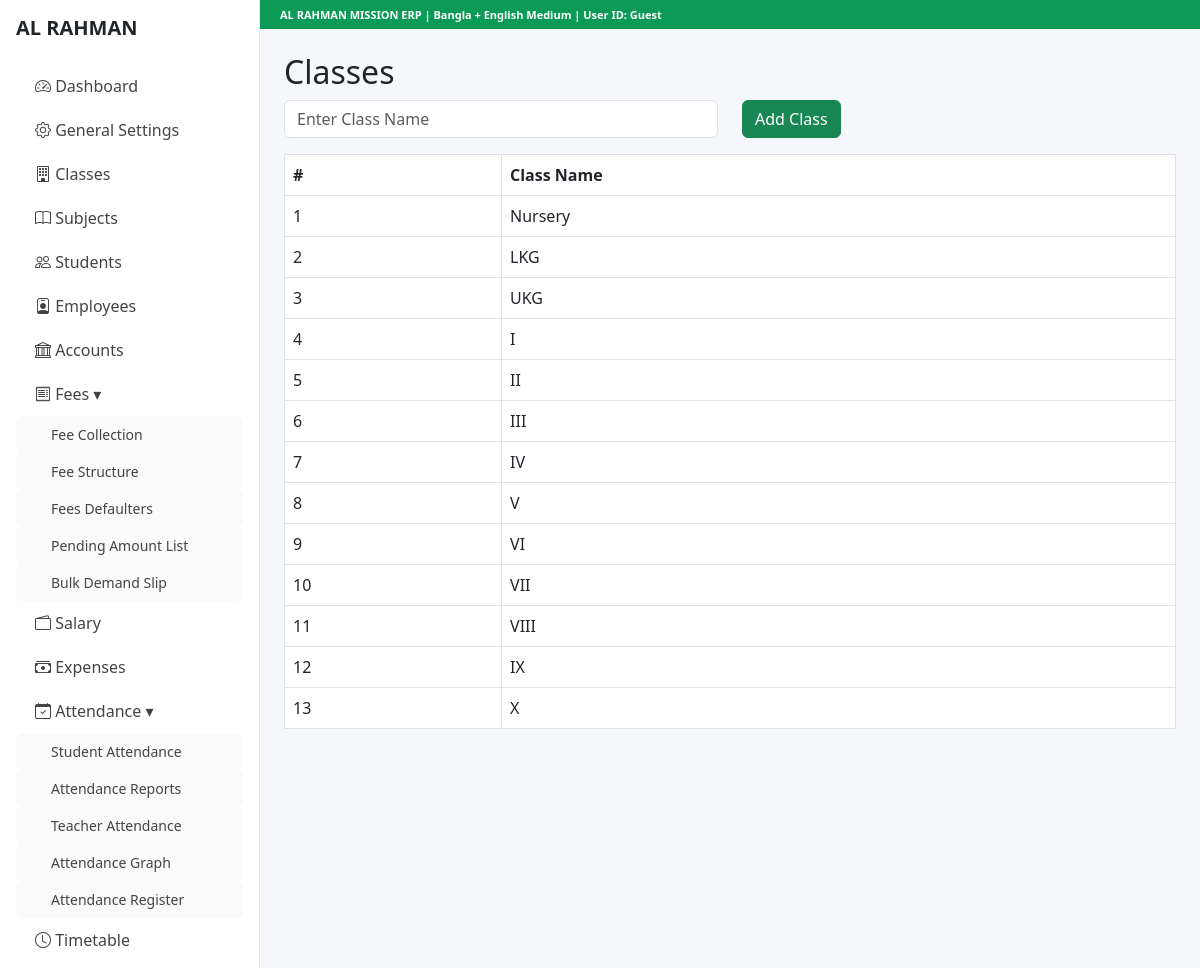
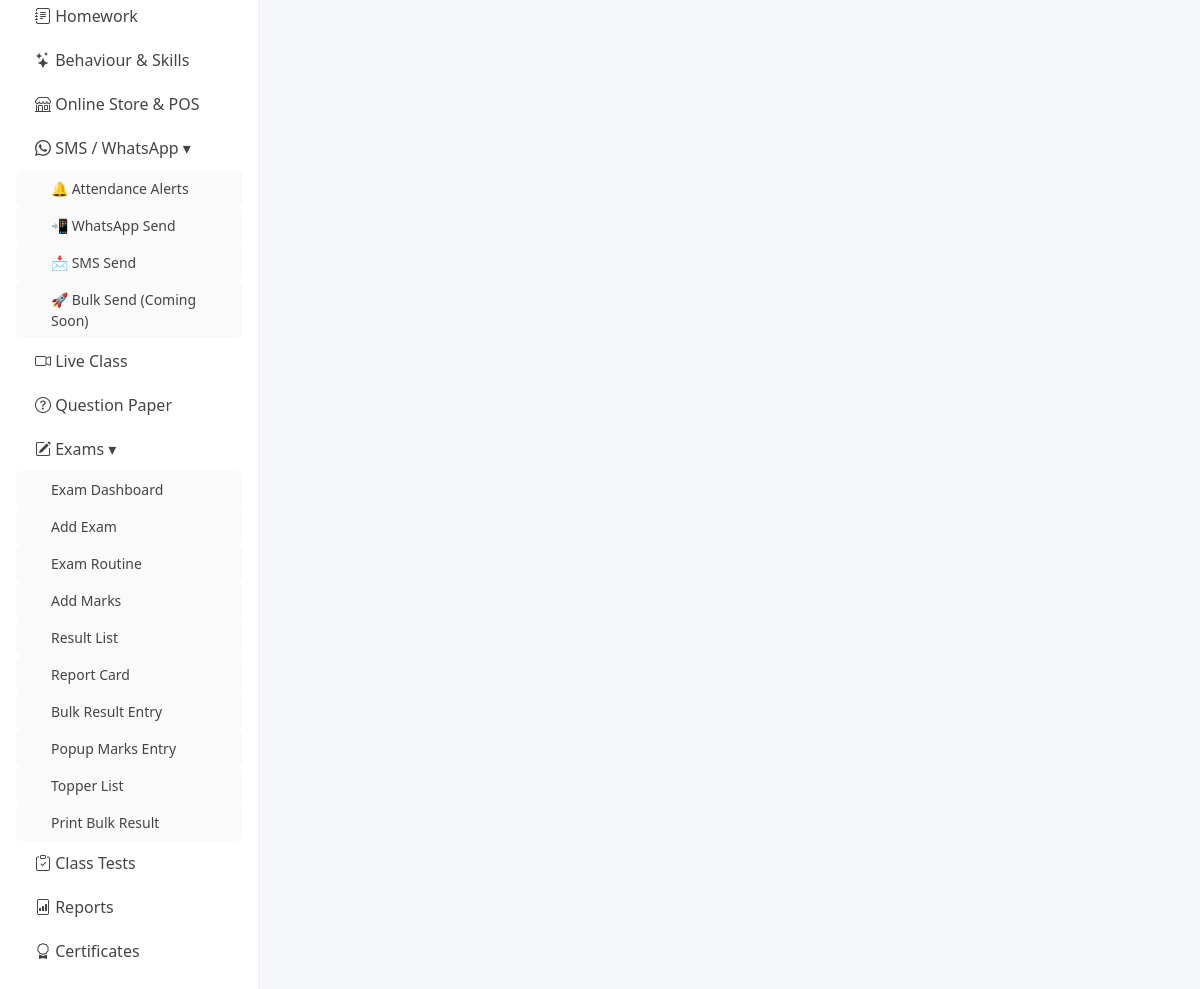
The page /academics/classes/ on the database its author committed (2 pictures, top to bottom).
### academics/models.py (models this page shows, shortened)
class Class(models.Model):
    class_name = models.CharField(max_length=50)

### academics/views.py (the view)
# urls.py: path('classes/', views.class_list, name='class_list'),
def class_list(request):
    if request.method == 'POST':
        name = request.POST.get('class_name')
        if name:
            Class.objects.create(class_name=name)
            return redirect('class_list')
    classes = Class.objects.all()
    return render(request, 'academics/class_list.html', {'classes': classes})

### templates/academics/class_list.html (shortened to what this page needs)
{% extends 'base.html' %}
{% block content %}
<h2>Classes</h2>
<form method="POST" class="mb-3">
    <div class="row">
        <div class="col-md-6">
            <input type="text" name="class_name" class="form-control" placeholder="Enter Class Name">
        </div>
        <div class="col-md-2">
            <button class="btn btn-success">Add Class</button>
        </div>
    </div>
</form>
<table class="table table-bordered">
    <thead>
        <tr>
            <th>#</th>
            <th>Class Name</th>
        </tr>
    </thead>
    <tbody>
        {% for c in classes %}
        <tr>
            <td>{{ forloop.counter }}</td>
            <td>{{ c.class_name }}</td>
        </tr>
        {% endfor %}
    </tbody>
</table>
{% endblock %}

### templates/base.html (style rules this page uses)
body { background-color: #f5f7fb; margin: 0; padding: 0; }

### rows shown on the page
Class: class_name "Nursery"
Class: class_name "LKG"
Class: class_name "UKG"
Class: class_name "I"
Class: class_name "II"
Class: class_name "III"
Class: class_name "IV"
Class: class_name "V"
Class: class_name "VI"
Class: class_name "VII"
Class: class_name "VIII"
Class: class_name "IX"
Class: class_name "X"
